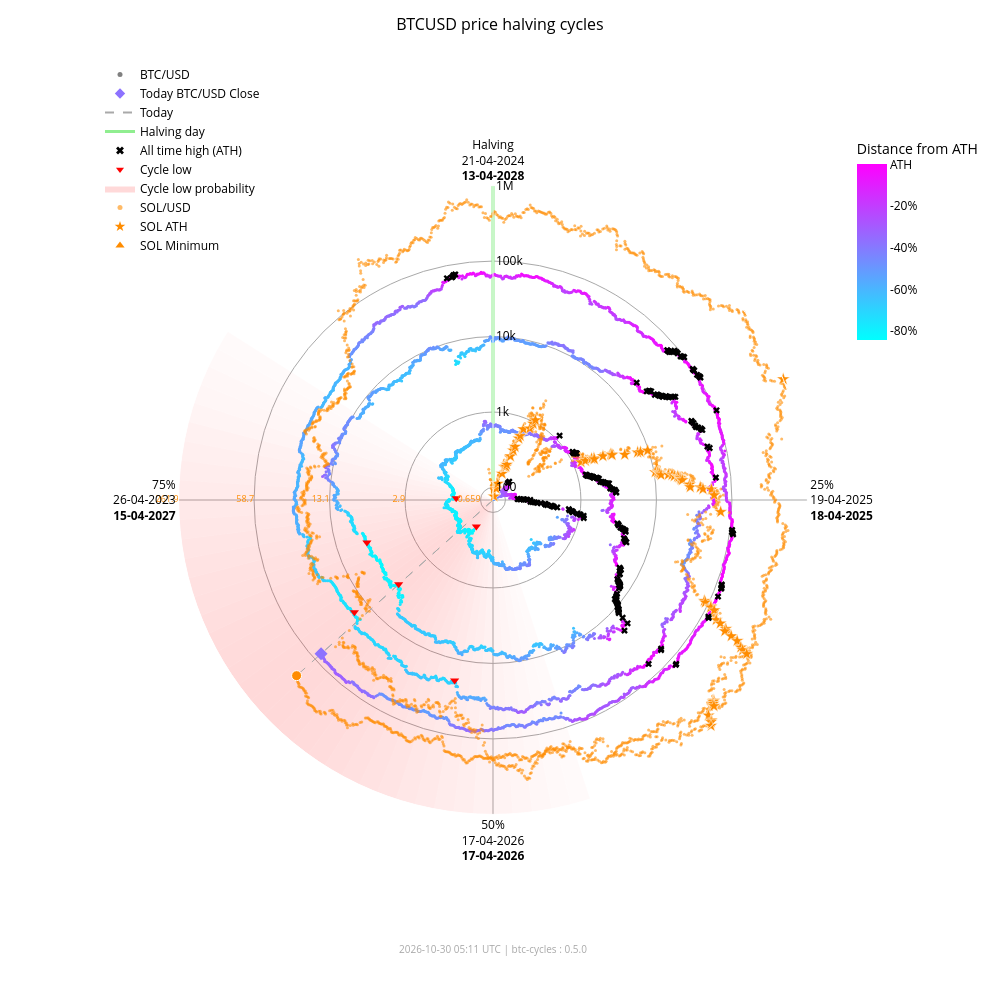

The notebook cell saved with this chart:
### Markdown cell above
### Interactive chart with overlay

### Code cell
fig_overlay_interactive = btc.plot(
    kind="interactive",
    from_date="2012-11-28",
    overlay=sol,
)
fig_overlay_interactive.show(config={"scrollZoom": True, "displayModeBar": True})

### Figure 1 — Plotly figure (JSON) as saved in the notebook; plotly's stock layout.template omitted (floating-point values rounded to 4 significant figures; data arrays with more than 128 entries replaced by an {"elided": "..."} marker saying what was removed)
{"data": [{"fill": "toself", "fillcolor": "rgba(255,0,0,0.018306980149439524)", "hoverinfo": "skip", "line": {"width": 0}, "mode": "lines", "r": [68.43, 1000000, 1000000, 68.43, 68.43], "showlegend": false, "theta": [162.0, 162.0, 165.6, 165.6, 162.0], "type": "scatterpolar"}, {"fill": "toself", "fillcolor": "rgba(255,0,0,0.02405911634527998)", "hoverinfo": "skip", "line": {"width": 0}, "mode": "lines", "r": [68.43, 1000000, 1000000, 68.43, 68.43], "showlegend": false, "theta": [165.6, 165.6, 169.2, 169.2, 165.6], "type": "scatterpolar"}, {"fill": "toself", "fillcolor": "rgba(255,0,0,0.030803449372254352)", "hoverinfo": "skip", "line": {"width": 0}, "mode": "lines", "r": [68.43, 1000000, 1000000, 68.43, 68.43], "showlegend": false, "theta": [169.2, 169.2, 172.8, 172.8, 169.2], "type": "scatterpolar"}, {"fill": "toself", "fillcolor": "rgba(255,0,0,0.03847233586005252)", "hoverinfo": "skip", "line": {"width": 0}, "mode": "lines", "r": [68.43, 1000000, 1000000, 68.43, 68.43], "showlegend": false, "theta": [172.8, 172.8, 176.4, 176.4, 172.8], "type": "scatterpolar"}, {"fill": "toself", "fillcolor": "rgba(255,0,0,0.04694405159551339)", "hoverinfo": "skip", "line": {"width": 0}, "mode": "lines", "r": [68.43, 1000000, 1000000, 68.43, 68.43], "showlegend": false, "theta": [176.4, 176.4, 180.0, 180.0, 176.4], "type": "scatterpolar"}, {"fill": "toself", "fillcolor": "rgba(255,0,0,0.05605603979818329)", "hoverinfo": "skip", "line": {"width": 0}, "mode": "lines", "r": [68.43, 1000000, 1000000, 68.43, 68.43], "showlegend": false, "theta": [180.0, 180.0, 183.6, 183.6, 180.0], "type": "scatterpolar"}, {"fill": "toself", "fillcolor": "rgba(255,0,0,0.06562330627802694)", "hoverinfo": "skip", "line": {"width": 0}, "mode": "lines", "r": [68.43, 1000000, 1000000, 68.43, 68.43], "showlegend": false, "theta": [183.6, 183.6, 187.2, 187.2, 183.6], "type": "scatterpolar"}, {"fill": "toself", "fillcolor": "rgba(255,0,0,0.07545707932574237)", "hoverinfo": "skip", "line": {"width": 0}, "mode": "lines", "r": [68.43, 1000000, 1000000, 68.43, 68.43], "showlegend": false, "theta": [187.2, 187.2, 190.8, 190.8, 187.2], "type": "scatterpolar"}, {"fill": "toself", "fillcolor": "rgba(255,0,0,0.08537841060169407)", "hoverinfo": "skip", "line": {"width": 0}, "mode": "lines", "r": [68.43, 1000000, 1000000, 68.43, 68.43], "showlegend": false, "theta": [190.8, 190.8, 194.4, 194.4, 190.8], "type": "scatterpolar"}, {"fill": "toself", "fillcolor": "rgba(255,0,0,0.09522272137134848)", "hoverinfo": "skip", "line": {"width": 0}, "mode": "lines", "r": [68.43, 1000000, 1000000, 68.43, 68.43], "showlegend": false, "theta": [194.4, 194.4, 198.0, 198.0, 194.4], "type": "scatterpolar"}, {"fill": "toself", "fillcolor": "rgba(255,0,0,0.10483418800389058)", "hoverinfo": "skip", "line": {"width": 0}, "mode": "lines", "r": [68.43, 1000000, 1000000, 68.43, 68.43], "showlegend": false, "theta": [198.0, 198.0, 201.6, 201.6, 198.0], "type": "scatterpolar"}, {"fill": "toself", "fillcolor": "rgba(255,0,0,0.11405248627197925)", "hoverinfo": "skip", "line": {"width": 0}, "mode": "lines", "r": [68.43, 1000000, 1000000, 68.43, 68.43], "showlegend": false, "theta": [201.6, 201.6, 205.2, 205.2, 201.6], "type": "scatterpolar"}, {"fill": "toself", "fillcolor": "rgba(255,0,0,0.12269756305009562)", "hoverinfo": "skip", "line": {"width": 0}, "mode": "lines", "r": [68.43, 1000000, 1000000, 68.43, 68.43], "showlegend": false, "theta": [205.2, 205.2, 208.8, 208.8, 205.2], "type": "scatterpolar"}, {"fill": "toself", "fillcolor": "rgba(255,0,0,0.13055959037792858)", "hoverinfo": "skip", "line": {"width": 0}, "mode": "lines", "r": [68.43, 1000000, 1000000, 68.43, 68.43], "showlegend": false, "theta": [208.8, 208.8, 212.4, 212.4, 208.8], "type": "scatterpolar"}, {"fill": "toself", "fillcolor": "rgba(255,0,0,0.13740037014073872)", "hoverinfo": "skip", "line": {"width": 0}, "mode": "lines", "r": [68.43, 1000000, 1000000, 68.43, 68.43], "showlegend": false, "theta": [212.4, 212.4, 216.0, 216.0, 212.4], "type": "scatterpolar"}, {"fill": "toself", "fillcolor": "rgba(255,0,0,0.14296927208088228)", "hoverinfo": "skip", "line": {"width": 0}, "mode": "lines", "r": [68.43, 1000000, 1000000, 68.43, 68.43], "showlegend": false, "theta": [216.0, 216.0, 219.6, 219.6, 216.0], "type": "scatterpolar"}, {"fill": "toself", "fillcolor": "rgba(255,0,0,0.14703219887325494)", "hoverinfo": "skip", "line": {"width": 0}, "mode": "lines", "r": [68.43, 1000000, 1000000, 68.43, 68.43], "showlegend": false, "theta": [219.6, 219.6, 223.2, 223.2, 219.6], "type": "scatterpolar"}, {"fill": "toself", "fillcolor": "rgba(255,0,0,0.14940752827264187)", "hoverinfo": "skip", "line": {"width": 0}, "mode": "lines", "r": [68.43, 1000000, 1000000, 68.43, 68.43], "showlegend": false, "theta": [223.2, 223.2, 226.8, 226.8, 223.2], "type": "scatterpolar"}, {"fill": "toself", "fillcolor": "rgba(255,0,0,0.15)", "hoverinfo": "skip", "line": {"width": 0}, "mode": "lines", "r": [68.43, 1000000, 1000000, 68.43, 68.43], "showlegend": false, "theta": [226.8, 226.8, 230.4, 230.4, 226.8], "type": "scatterpolar"}, {"fill": "toself", "fillcolor": "rgba(255,0,0,0.14882314851976614)", "hoverinfo": "skip", "line": {"width": 0}, "mode": "lines", "r": [68.43, 1000000, 1000000, 68.43, 68.43], "showlegend": false, "theta": [230.4, 230.4, 234.0, 234.0, 230.4], "type": "scatterpolar"}, {"fill": "toself", "fillcolor": "rgba(255,0,0,0.14600334989350275)", "hoverinfo": "skip", "line": {"width": 0}, "mode": "lines", "r": [68.43, 1000000, 1000000, 68.43, 68.43], "showlegend": false, "theta": [234.0, 234.0, 237.6, 237.6, 234.0], "type": "scatterpolar"}, {"fill": "toself", "fillcolor": "rgba(255,0,0,0.14176315293000513)", "hoverinfo": "skip", "line": {"width": 0}, "mode": "lines", "r": [68.43, 1000000, 1000000, 68.43, 68.43], "showlegend": false, "theta": [237.6, 237.6, 241.2, 241.2, 237.6], "type": "scatterpolar"}, {"fill": "toself", "fillcolor": "rgba(255,0,0,0.1363869302869166)", "hoverinfo": "skip", "line": {"width": 0}, "mode": "lines", "r": [68.43, 1000000, 1000000, 68.43, 68.43], "showlegend": false, "theta": [241.2, 241.2, 244.8, 244.8, 241.2], "type": "scatterpolar"}, {"fill": "toself", "fillcolor": "rgba(255,0,0,0.13017643696734477)", "hoverinfo": "skip", "line": {"width": 0}, "mode": "lines", "r": [68.43, 1000000, 1000000, 68.43, 68.43], "showlegend": false, "theta": [244.8, 244.8, 248.4, 248.4, 244.8], "type": "scatterpolar"}, {"fill": "toself", "fillcolor": "rgba(255,0,0,0.1234063302665758)", "hoverinfo": "skip", "line": {"width": 0}, "mode": "lines", "r": [68.43, 1000000, 1000000, 68.43, 68.43], "showlegend": false, "theta": [248.4, 248.4, 252.0, 252.0, 248.4], "type": "scatterpolar"}, {"fill": "toself", "fillcolor": "rgba(255,0,0,0.11628949020714345)", "hoverinfo": "skip", "line": {"width": 0}, "mode": "lines", "r": [68.43, 1000000, 1000000, 68.43, 68.43], "showlegend": false, "theta": [252.0, 252.0, 255.6, 255.6, 252.0], "type": "scatterpolar"}, {"fill": "toself", "fillcolor": "rgba(255,0,0,0.108959277972535)", "hoverinfo": "skip", "line": {"width": 0}, "mode": "lines", "r": [68.43, 1000000, 1000000, 68.43, 68.43], "showlegend": false, "theta": [255.6, 255.6, 259.2, 259.2, 255.6], "type": "scatterpolar"}, {"fill": "toself", "fillcolor": "rgba(255,0,0,0.1014715299920515)", "hoverinfo": "skip", "line": {"width": 0}, "mode": "lines", "r": [68.43, 1000000, 1000000, 68.43, 68.43], "showlegend": false, "theta": [259.2, 259.2, 262.8, 262.8, 259.2], "type": "scatterpolar"}, {"fill": "toself", "fillcolor": "rgba(255,0,0,0.09382430417652897)", "hoverinfo": "skip", "line": {"width": 0}, "mode": "lines", "r": [68.43, 1000000, 1000000, 68.43, 68.43], "showlegend": false, "theta": [262.8, 262.8, 266.4, 266.4, 262.8], "type": "scatterpolar"}, {"fill": "toself", "fillcolor": "rgba(255,0,0,0.08598937207621672)", "hoverinfo": "skip", "line": {"width": 0}, "mode": "lines", "r": [68.43, 1000000, 1000000, 68.43, 68.43], "showlegend": false, "theta": [266.4, 266.4, 270.0, 270.0, 266.4], "type": "scatterpolar"}, {"fill": "toself", "fillcolor": "rgba(255,0,0,0.07794710108398434)", "hoverinfo": "skip", "line": {"width": 0}, "mode": "lines", "r": [68.43, 1000000, 1000000, 68.43, 68.43], "showlegend": false, "theta": [270.0, 270.0, 273.6, 273.6, 270.0], "type": "scatterpolar"}, {"fill": "toself", "fillcolor": "rgba(255,0,0,0.06971614429145927)", "hoverinfo": "skip", "line": {"width": 0}, "mode": "lines", "r": [68.43, 1000000, 1000000, 68.43, 68.43], "showlegend": false, "theta": [273.6, 273.6, 277.2, 277.2, 273.6], "type": "scatterpolar"}, {"fill": "toself", "fillcolor": "rgba(255,0,0,0.061371174705723626)", "hoverinfo": "skip", "line": {"width": 0}, "mode": "lines", "r": [68.43, 1000000, 1000000, 68.43, 68.43], "showlegend": false, "theta": [277.2, 277.2, 280.8, 280.8, 277.2], "type": "scatterpolar"}, {"fill": "toself", "fillcolor": "rgba(255,0,0,0.05304520605236535)", "hoverinfo": "skip", "line": {"width": 0}, "mode": "lines", "r": [68.43, 1000000, 1000000, 68.43, 68.43], "showlegend": false, "theta": [280.8, 280.8, 284.4, 284.4, 280.8], "type": "scatterpolar"}, {"fill": "toself", "fillcolor": "rgba(255,0,0,0.044916938988340704)", "hoverinfo": "skip", "line": {"width": 0}, "mode": "lines", "r": [68.43, 1000000, 1000000, 68.43, 68.43], "showlegend": false, "theta": [284.4, 284.4, 288.0, 288.0, 284.4], "type": "scatterpolar"}, {"fill": "toself", "fillcolor": "rgba(255,0,0,0.0371870550186571)", "hoverinfo": "skip", "line": {"width": 0}, "mode": "lines", "r": [68.43, 1000000, 1000000, 68.43, 68.43], "showlegend": false, "theta": [288.0, 288.0, 291.6, 291.6, 288.0], "type": "scatterpolar"}, {"fill": "toself", "fillcolor": "rgba(255,0,0,0.030049603184432498)", "hoverinfo": "skip", "line": {"width": 0}, "mode": "lines", "r": [68.43, 1000000, 1000000, 68.43, 68.43], "showlegend": false, "theta": [291.6, 291.6, 295.2, 295.2, 291.6], "type": "scatterpolar"}, {"fill": "toself", "fillcolor": "rgba(255,0,0,0.023665126797805223)", "hoverinfo": "skip", "line": {"width": 0}, "mode": "lines", "r": [68.43, 1000000, 1000000, 68.43, 68.43], "showlegend": false, "theta": [295.2, 295.2, 298.8, 298.8, 295.2], "type": "scatterpolar"}, {"fill": "toself", "fillcolor": "rgba(255,0,0,0.018141004067302662)", "hoverinfo": "skip", "line": {"width": 0}, "mode": "lines", "r": [68.43, 1000000, 1000000, 68.43, 68.43], "showlegend": false, "theta": [298.8, 298.8, 302.4, 302.4, 298.8], "type": "scatterpolar"}, {"hoverinfo": "skip", "line": {"color": "darkgrey", "dash": "dash", "width": 1}, "mode": "lines", "r": [68.43, 77780.0], "showlegend": false, "theta": [228.2, 228.2], "type": "scatterpolar"}, {"hoverinfo": "skip", "line": {"color": "darkgrey", "dash": "dash", "width": 1}, "mode": "lines", "r": [68.43, 211700.0], "showlegend": false, "theta": [228.2, 228.2], "type": "scatterpolar"}, {"hoverinfo": "skip", "line": {"color": "lightgreen", "width": 3}, "mode": "lines", "r": [68.43, 1000000], "showlegend": false, "theta": [0, 0], "type": "scatterpolar"}, {"hoverinfo": "text", "marker": {"color": {"elided": "4934 str values"}, "size": 3}, "mode": "markers", "r": {"elided": "4934 float values"}, "showlegend": false, "text": {"elided": "4934 str values"}, "theta": {"elided": "4934 float values"}, "type": "scatterpolar"}, {"hoverinfo": "text", "marker": {"color": "#FF8C00", "opacity": 0.6, "size": 3}, "mode": "markers", "r": {"elided": "2394 float values"}, "showlegend": false, "text": {"elided": "2394 str values"}, "theta": {"elided": "2394 float values"}, "type": "scatterpolar"}, {"hoverinfo": "text", "marker": {"color": "#8d72ff", "size": 10, "symbol": "diamond"}, "mode": "markers", "r": [77780.0], "showlegend": false, "text": ["Today<br>Date: 2026-10-29<br>Price: $77,775.11"], "theta": [228.2], "type": "scatterpolar"}, {"hoverinfo": "text", "marker": {"color": "#FF8C00", "line": {"color": "white", "width": 1}, "size": 10, "symbol": "circle"}, "mode": "markers", "r": [211700.0], "showlegend": false, "text": ["Today SOL<br>Date: 2026-10-29<br>Price: $95.49"], "theta": [228.2], "type": "scatterpolar"}, {"hoverinfo": "text", "marker": {"color": "#FF8C00", "line": {"color": "white", "width": 0.5}, "size": 10, "symbol": "star"}, "mode": "markers", "r": [68.43, 76.69, 98.28, 115.1, 160.2, 199.2, 200.3, 203.8, 217.3, 287.8, 349.8, 397.3, 523.3, 573.2, 718.1, 798.5, 948.0, 1078.0, 1271.0, 1461.0, 1785.0, 1908.0, 1917.0, 2530.0, 3215.0, 3302.0, 3322.0, 4795.0, 7121.0, 7760.0, 9679.0, 10370.0, 11210.0, 11600.0, 11830.0, 12190.0, 15220.0, 16990.0, 18090.0, 20010.0, 20730.0, 21720.0, 21920.0, 22700.0, 28100.0, 28410.0, 38550.0, 41750.0, 54000.0, 58230.0, 71670.0, 86520.0, 90770.0, 111800.0, 112400.0, 128500.0, 155700.0, 182600.0, 229400.0, 231200.0, 295100.0, 371400.0, 451600.0, 493500.0, 583700.0, 612100.0, 618900.0, 644000.0, 686600.0, 744100.0, 879500.0, 907500.0, 980900.0, 1000000.0], "showlegend": false, "text": ["SOL ATH<br>Date: 2020-04-10<br>Price: $0.95", "SOL ATH<br>Date: 2020-07-12<br>Price: $1.02", "SOL ATH<br>Date: 2020-07-13<br>Price: $1.18", "SOL ATH<br>Date: 2020-07-15<br>Price: $1.29", "SOL ATH<br>Date: 2020-07-26<br>Price: $1.57", "SOL ATH<br>Date: 2020-07-27<br>Price: $1.78", "SOL ATH<br>Date: 2020-07-28<br>Price: $1.78", "SOL ATH<br>Date: 2020-08-03<br>Price: $1.80", "SOL ATH<br>Date: 2020-08-04<br>Price: $1.87", "SOL ATH<br>Date: 2020-08-06<br>Price: $2.21", "SOL ATH<br>Date: 2020-08-08<br>Price: $2.47", "SOL ATH<br>Date: 2020-08-09<br>Price: $2.67", "SOL ATH<br>Date: 2020-08-10<br>Price: $3.13", "SOL ATH<br>Date: 2020-08-11<br>Price: $3.30", "SOL ATH<br>Date: 2020-08-12<br>Price: $3.77", "SOL ATH<br>Date: 2020-08-28<br>Price: $4.01", "SOL ATH<br>Date: 2020-08-30<br>Price: $4.44", "SOL ATH<br>Date: 2020-08-31<br>Price: $4.78", "SOL ATH<br>Date: 2021-02-02<br>Price: $5.27", "SOL ATH<br>Date: 2021-02-03<br>Price: $5.72", "SOL ATH<br>Date: 2021-02-04<br>Price: $6.43", "SOL ATH<br>Date: 2021-02-05<br>Price: $6.68", "SOL ATH<br>Date: 2021-02-07<br>Price: $6.70", "SOL ATH<br>Date: 2021-02-08<br>Price: $7.88", "SOL ATH<br>Date: 2021-02-10<br>Price: $9.07", "SOL ATH<br>Date: 2021-02-11<br>Price: $9.22", "SOL ATH<br>Date: 2021-02-12<br>Price: $9.25", "SOL ATH<br>Date: 2021-02-19<br>Price: $11.47", "SOL ATH<br>Date: 2021-02-22<br>Price: $14.45", "SOL ATH<br>Date: 2021-02-23<br>Price: $15.20", "SOL ATH<br>Date: 2021-02-24<br>Price: $17.30", "SOL ATH<br>Date: 2021-03-28<br>Price: $18.02", "SOL ATH<br>Date: 2021-03-29<br>Price: $18.85", "SOL ATH<br>Date: 2021-03-30<br>Price: $19.23", "SOL ATH<br>Date: 2021-03-31<br>Price: $19.47", "SOL ATH<br>Date: 2021-04-02<br>Price: $19.81", "SOL ATH<br>Date: 2021-04-03<br>Price: $22.55", "SOL ATH<br>Date: 2021-04-04<br>Price: $24.06", "SOL ATH<br>Date: 2021-04-06<br>Price: $24.96", "SOL ATH<br>Date: 2021-04-07<br>Price: $26.48", "SOL ATH<br>Date: 2021-04-08<br>Price: $27.03", "SOL ATH<br>Date: 2021-04-09<br>Price: $27.78", "SOL ATH<br>Date: 2021-04-11<br>Price: $27.93", "SOL ATH<br>Date: 2021-04-12<br>Price: $28.51", "SOL ATH<br>Date: 2021-04-18<br>Price: $32.30", "SOL ATH<br>Date: 2021-04-21<br>Price: $32.51", "SOL ATH<br>Date: 2021-04-22<br>Price: $38.88", "SOL ATH<br>Date: 2021-04-24<br>Price: $40.74", "SOL ATH<br>Date: 2021-04-25<br>Price: $47.37", "SOL ATH<br>Date: 2021-05-01<br>Price: $49.51", "SOL ATH<br>Date: 2021-05-18<br>Price: $55.91", "SOL ATH<br>Date: 2021-08-16<br>Price: $62.43", "SOL ATH<br>Date: 2021-08-17<br>Price: $64.21", "SOL ATH<br>Date: 2021-08-18<br>Price: $72.54", "SOL ATH<br>Date: 2021-08-19<br>Price: $72.76", "SOL ATH<br>Date: 2021-08-20<br>Price: $78.72", "SOL ATH<br>Date: 2021-08-27<br>Price: $88.09", "SOL ATH<br>Date: 2021-08-28<br>Price: $96.70", "SOL ATH<br>Date: 2021-08-30<br>Price: $110.54", "SOL ATH<br>Date: 2021-09-01<br>Price: $111.03", "SOL ATH<br>Date: 2021-09-02<br>Price: $128.10", "SOL ATH<br>Date: 2021-09-03<br>Price: $146.58", "SOL ATH<br>Date: 2021-09-06<br>Price: $164.38", "SOL ATH<br>Date: 2021-09-07<br>Price: $173.15", "SOL ATH<br>Date: 2021-09-08<br>Price: $191.04", "SOL ATH<br>Date: 2021-10-22<br>Price: $196.43", "SOL ATH<br>Date: 2021-10-23<br>Price: $197.70", "SOL ATH<br>Date: 2021-10-24<br>Price: $202.36", "SOL ATH<br>Date: 2021-10-25<br>Price: $210.10", "SOL ATH<br>Date: 2021-11-02<br>Price: $220.24", "SOL ATH<br>Date: 2021-11-03<br>Price: $242.90", "SOL ATH<br>Date: 2021-11-04<br>Price: $247.39", "SOL ATH<br>Date: 2021-11-06<br>Price: $258.93", "SOL ATH<br>Date: 2025-01-18<br>Price: $261.87"], "theta": [352.0, 15.5, 15.75, 16.25, 19.0, 19.25, 19.5, 21.0, 21.25, 21.75, 22.25, 22.5, 22.75, 23.0, 23.25, 27.25, 27.75, 28.0, 66.75, 67.0, 67.25, 67.5, 68.0, 68.25, 68.75, 69.0, 69.25, 71.0, 71.75, 72.0, 72.25, 80.25, 80.5, 80.75, 81.0, 81.5, 81.75, 82.0, 82.5, 82.75, 83.0, 83.25, 83.75, 84.0, 85.5, 86.25, 86.5, 87.0, 87.25, 88.75, 93.0, 115.5, 115.8, 116.0, 116.2, 116.5, 118.2, 118.5, 119.0, 119.5, 119.8, 120.0, 120.7, 121.0, 121.3, 132.2, 132.5, 132.8, 133.0, 135.0, 135.2, 135.5, 136.0, 67.39], "type": "scatterpolar"}, {"hoverinfo": "text", "marker": {"color": "#FF8C00", "line": {"color": "white", "width": 0.5}, "size": 10, "symbol": "triangle-up"}, "mode": "markers", "r": [68.43], "showlegend": false, "text": ["SOL Minimum<br>Date: 2020-05-11<br>Price: $0.52"], "theta": [0.0], "type": "scatterpolar"}, {"hoverinfo": "text", "marker": {"color": "black", "size": 6, "symbol": "x"}, "mode": "markers", "r": {"elided": "182 float values"}, "showlegend": false, "text": {"elided": "182 str values"}, "theta": {"elided": "182 float values"}, "type": "scatterpolar"}, {"hoverinfo": "text", "marker": {"color": "red", "size": 8, "symbol": "triangle-down"}, "mode": "markers", "r": [178.1, 210.5, 3237.0, 3961.0, 19020.0, 15790.0], "showlegend": false, "text": ["Cycle Low<br>Date: 2015-01-14<br>Price: $178.10<br>ATH distance: -84.5%", "Cycle Low<br>Date: 2015-08-24<br>Price: $210.49<br>ATH distance: -81.7%", "Cycle Low<br>Date: 2018-12-15<br>Price: $3,236.76<br>ATH distance: -83.4%", "Cycle Low<br>Date: 2019-03-15<br>Price: $3,960.91<br>ATH distance: -79.7%", "Cycle Low<br>Date: 2022-06-18<br>Price: $19,017.64<br>ATH distance: -71.9%", "Cycle Low<br>Date: 2022-11-21<br>Price: $15,787.28<br>ATH distance: -76.6%"], "theta": [212.1, 272.7, 228.3, 251.4, 192.0, 231.0], "type": "scatterpolar"}, {"marker": {"color": "grey", "size": 5}, "mode": "markers", "name": "BTC/USD", "r": [null], "theta": [null], "type": "scatterpolar"}, {"marker": {"color": "#8d72ff", "size": 8, "symbol": "diamond"}, "mode": "markers", "name": "Today BTC/USD Close", "r": [null], "theta": [null], "type": "scatterpolar"}, {"line": {"color": "darkgrey", "dash": "dash"}, "mode": "lines", "name": "Today", "r": [null], "theta": [null], "type": "scatterpolar"}, {"line": {"color": "lightgreen", "width": 3}, "mode": "lines", "name": "Halving day", "r": [null], "theta": [null], "type": "scatterpolar"}, {"marker": {"color": "black", "size": 7, "symbol": "x"}, "mode": "markers", "name": "All time high (ATH)", "r": [null], "theta": [null], "type": "scatterpolar"}, {"marker": {"color": "red", "size": 7, "symbol": "triangle-down"}, "mode": "markers", "name": "Cycle low", "r": [null], "theta": [null], "type": "scatterpolar"}, {"fill": "toself", "fillcolor": "rgba(255,0,0,0.15)", "line": {"width": 0}, "mode": "lines", "name": "Cycle low probability", "r": [null], "theta": [null], "type": "scatterpolar"}, {"marker": {"color": "#FF8C00", "opacity": 0.6, "size": 5}, "mode": "markers", "name": "SOL/USD", "r": [null], "theta": [null], "type": "scatterpolar"}, {"marker": {"color": "#FF8C00", "size": 8, "symbol": "star"}, "mode": "markers", "name": "SOL ATH", "r": [null], "theta": [null], "type": "scatterpolar"}, {"marker": {"color": "#FF8C00", "size": 8, "symbol": "triangle-up"}, "mode": "markers", "name": "SOL Minimum", "r": [null], "theta": [null], "type": "scatterpolar"}, {"hoverinfo": "skip", "marker": {"cmax": 0, "cmin": -0.8453, "color": [0], "colorbar": {"len": 0.25, "ticktext": ["ATH", "-20%", "-40%", "-60%", "-80%", "-100%"], "tickvals": [0, -0.2, -0.4, -0.6, -0.8, -1.0], "title": {"text": "Distance from ATH"}, "x": 0.95, "y": 0.92, "yanchor": "top"}, "colorscale": {"elided": "256x2 mixed values"}, "showscale": true, "size": 0}, "mode": "markers", "r": [null], "showlegend": false, "theta": [null], "type": "scatterpolar"}, {"hoverinfo": "skip", "mode": "text", "r": [100, 1000, 10000, 100000, 1000000], "showlegend": false, "text": ["0.659", "2.9", "13.1", "58.7", "261.9"], "textfont": {"color": "#FF8C00", "size": 9}, "textposition": "middle left", "theta": [270, 270, 270, 270, 270], "type": "scatterpolar"}], "layout": {"annotations": [{"font": {"color": "darkgrey", "size": 10}, "showarrow": false, "text": "2026-10-30 05:11 UTC | btc-cycles : 0.5.0", "x": 0.5, "xref": "paper", "y": -0.02, "yref": "paper"}], "font": {"color": "black"}, "height": 1000, "legend": {"bgcolor": "rgba(0,0,0,0)", "font": {"color": "black"}, "x": 0.0, "y": 1.0}, "margin": {"b": 60, "l": 100, "r": 80, "t": 60}, "paper_bgcolor": "white", "plot_bgcolor": "white", "polar": {"angularaxis": {"color": "black", "direction": "clockwise", "gridcolor": "darkgrey", "rotation": 90, "ticktext": ["Halving<br>21-04-2024<br><b>13-04-2028</b>", "25%<br>19-04-2025<br><b>18-04-2025</b>", "50%<br>17-04-2026<br><b>17-04-2026</b>", "75%<br>26-04-2023<br><b>15-04-2027</b>"], "tickvals": [0, 90, 180, 270]}, "bgcolor": "white", "domain": {"x": [0.1, 0.9], "y": [0.05, 0.95]}, "radialaxis": {"angle": 90, "color": "black", "gridcolor": "darkgrey", "range": [1.835, 6.0], "tickangle": 90, "ticktext": ["100", "1k", "10k", "100k", "1M"], "tickvals": [100, 1000, 10000, 100000, 1000000], "type": "log"}}, "title": {"font": {"color": "black", "size": 16}, "text": "BTCUSD price halving cycles", "x": 0.5}, "width": 1000}}
